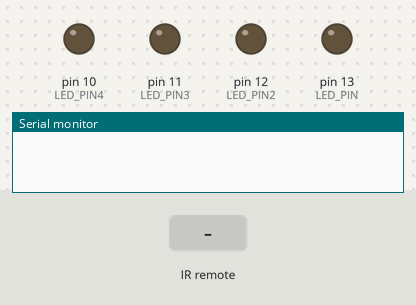
Simulated run of this sketch. Board: Arduino Uno, built with avr-gcc and run on an emulated ATmega328P. Shown: output pins drawn as LEDs (lit = HIGH), the last lines printed to the serial monitor. Inputs (shaded band) come from the test bench.

Above: at 1.2 s.
1.3 s: infrared code 0x72DE0142 received
At 2.5 s:
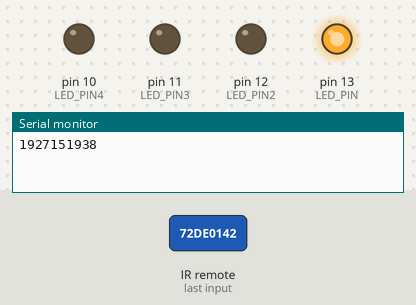
2.8 s: infrared code 0x79AD677F received
At 3.7 s:
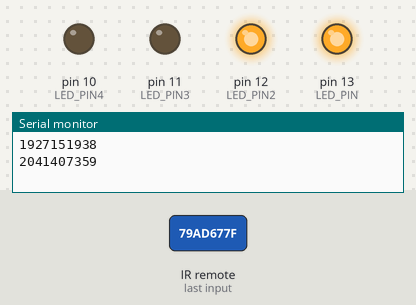
4.3 s: infrared code 0x4489DB9A received
At 4.9 s:
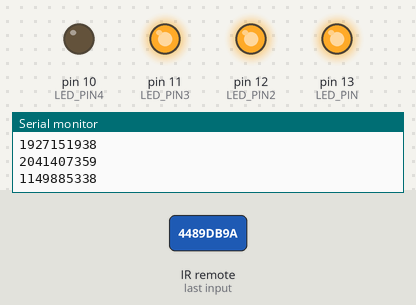
5.8 s: infrared code 0x39E41103 received
At 7.0 s:
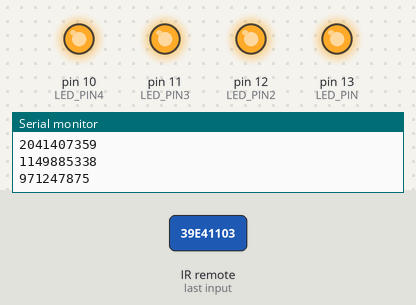
7.3 s: infrared code 0x72DE0142 received
At 8.4 s:
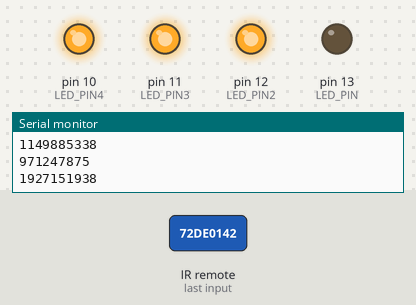
8.8 s: infrared code 0x79AD677F received
At 9.5 s:
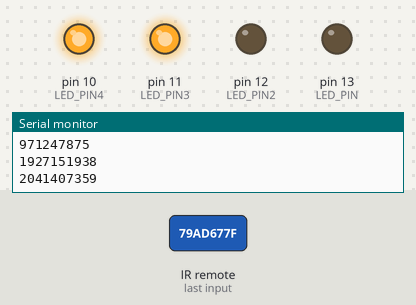
Timing chart, 0 to 11.3 s (numbered marks = the images above; inputs shaded):
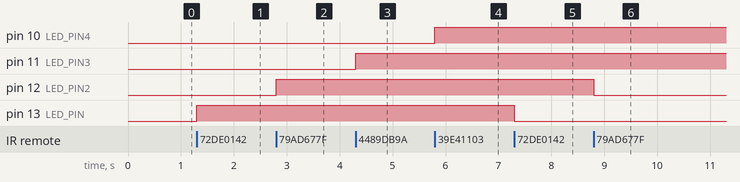

Measured:
- after the input at 1.3 s, pin 13 (LED_PIN): LOW → HIGH at once
- after the input at 2.8 s, pin 12 (LED_PIN2): LOW → HIGH at once
- after the input at 4.3 s, pin 11 (LED_PIN3): LOW → HIGH at once
- after the input at 5.8 s, pin 10 (LED_PIN4): LOW → HIGH at once
- after the input at 7.3 s, pin 13 (LED_PIN): HIGH → LOW at once
- after the input at 8.8 s, pin 12 (LED_PIN2): HIGH → LOW at once

The sketch:

remote_controlled_led.ino
```cpp
#include <IRremote.h>


const int IR_PIN = 2;

const int LED_PIN = 13;

const int LED_PIN2 = 12;

const int LED_PIN3 = 11;


const int LED_PIN4 = 10;


IRrecv irrecv(IR_PIN);

decode_results results;

bool led2State = false; // Initialize LED state to off

bool led3State = false; // Initialize LED state to off

bool led4State = false; // Initialize LED state to off


void setup() {

  pinMode(LED_PIN, OUTPUT);

  pinMode(LED_PIN2, OUTPUT);

  pinMode(LED_PIN3, OUTPUT);

  pinMode(LED_PIN4, OUTPUT);

  Serial.begin(9600); // Initialize serial communication
  irrecv.enableIRIn(); // Start the IR receiver

}
;

void loop() {

  if (irrecv.decode(&results)) {
    long int Decode= results.value;

    Serial.println(Decode ); // Print the received IR code
    if (Decode == 1927151938 ) { // Check if the received IR signal matches 540C

      digitalWrite(LED_PIN, !digitalRead(LED_PIN)); // Toggle the LED on or off

    }


    if (Decode == 2041407359 ) { // Check if the received IR signal matches 5C110

      led2State = !led2State;
      // Toggle the LED state

      digitalWrite(LED_PIN2, led2State); // Set the LED state according to the toggle

    }


    if (Decode == 1149885338) { // Check if the received IR signal matches 4B0D

      led3State = !led3State; // Toggle the LED state

      digitalWrite(LED_PIN3, led3State); // Set the LED state according to the toggle

    }


    if (Decode == 971247875 ) { // Check if the received IR signal matches 240C

      led4State = !led4State; // Toggleq the LED state

      digitalWrite(LED_PIN4, led4State); // Set the LED state according to the toggle

    }


    delay(200);
    irrecv.resume(); // Receive the next IR signal

  }

}
```
